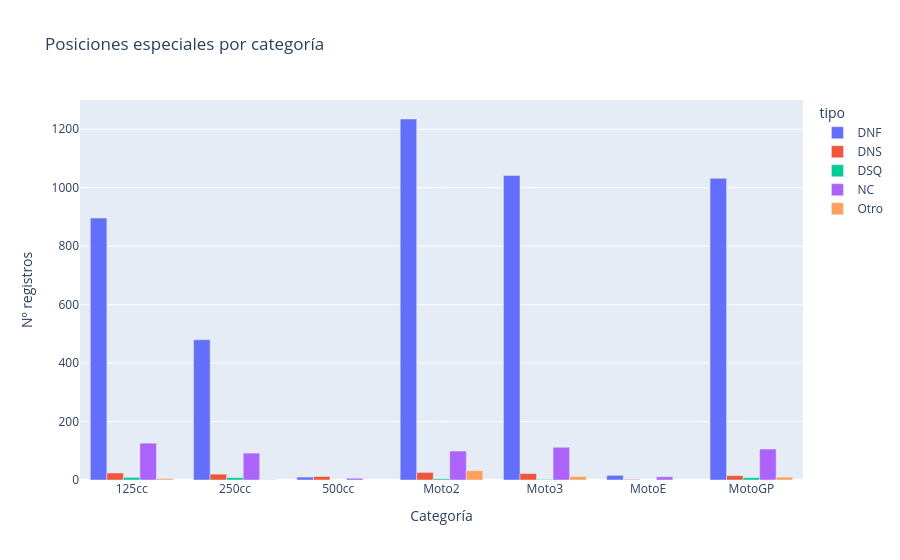

Source (notebook cell):
### Code cell
neg = df[df['position'] <= 0].copy()
neg['tipo'] = neg['position'].map({-1:'DNF', -2:'DNS', -3:'DSQ', -4:'NC', -5:'Otro'})
v1 = neg.groupby(['category','tipo']).size().reset_index(name='count')

fig = px.bar(v1, x='category', y='count', color='tipo', barmode='group',
             title='Posiciones especiales por categoría')
fig.update_xaxes(title_text='Categoría')
fig.update_yaxes(title_text='Nº registros')
fig.show()

### Figure 1 — Plotly figure (JSON) as saved in the notebook; plotly's stock layout.template omitted (floating-point values rounded to 4 significant figures)
{"data": [{"alignmentgroup": "True", "hovertemplate": "tipo=DNF<br>category=%{x}<br>count=%{y}<extra></extra>", "legendgroup": "DNF", "marker": {"color": "#636efa", "pattern": {"shape": ""}}, "name": "DNF", "offsetgroup": "DNF", "orientation": "v", "showlegend": true, "textposition": "auto", "type": "bar", "x": ["125cc", "250cc", "500cc", "Moto2", "Moto3", "MotoE", "MotoGP"], "xaxis": "x", "y": [896, 480, 10, 1235, 1042, 16, 1032], "yaxis": "y"}, {"alignmentgroup": "True", "hovertemplate": "tipo=DNS<br>category=%{x}<br>count=%{y}<extra></extra>", "legendgroup": "DNS", "marker": {"color": "#EF553B", "pattern": {"shape": ""}}, "name": "DNS", "offsetgroup": "DNS", "orientation": "v", "showlegend": true, "textposition": "auto", "type": "bar", "x": ["125cc", "250cc", "500cc", "Moto2", "Moto3", "MotoE", "MotoGP"], "xaxis": "x", "y": [24, 20, 12, 26, 22, 2, 15], "yaxis": "y"}, {"alignmentgroup": "True", "hovertemplate": "tipo=DSQ<br>category=%{x}<br>count=%{y}<extra></extra>", "legendgroup": "DSQ", "marker": {"color": "#00cc96", "pattern": {"shape": ""}}, "name": "DSQ", "offsetgroup": "DSQ", "orientation": "v", "showlegend": true, "textposition": "auto", "type": "bar", "x": ["125cc", "250cc", "Moto2", "Moto3", "MotoGP"], "xaxis": "x", "y": [9, 8, 4, 2, 8], "yaxis": "y"}, {"alignmentgroup": "True", "hovertemplate": "tipo=NC<br>category=%{x}<br>count=%{y}<extra></extra>", "legendgroup": "NC", "marker": {"color": "#ab63fa", "pattern": {"shape": ""}}, "name": "NC", "offsetgroup": "NC", "orientation": "v", "showlegend": true, "textposition": "auto", "type": "bar", "x": ["125cc", "250cc", "500cc", "Moto2", "Moto3", "MotoE", "MotoGP"], "xaxis": "x", "y": [126, 92, 6, 99, 112, 11, 106], "yaxis": "y"}, {"alignmentgroup": "True", "hovertemplate": "tipo=Otro<br>category=%{x}<br>count=%{y}<extra></extra>", "legendgroup": "Otro", "marker": {"color": "#FFA15A", "pattern": {"shape": ""}}, "name": "Otro", "offsetgroup": "Otro", "orientation": "v", "showlegend": true, "textposition": "auto", "type": "bar", "x": ["125cc", "250cc", "Moto2", "Moto3", "MotoGP"], "xaxis": "x", "y": [5, 1, 32, 12, 10], "yaxis": "y"}], "layout": {"barmode": "group", "legend": {"title": {"text": "tipo"}, "tracegroupgap": 0}, "title": {"text": "Posiciones especiales por categoría"}, "xaxis": {"anchor": "y", "domain": [0, 1], "title": {"text": "Categoría"}}, "yaxis": {"anchor": "x", "domain": [0, 1], "title": {"text": "Nº registros"}}}}
